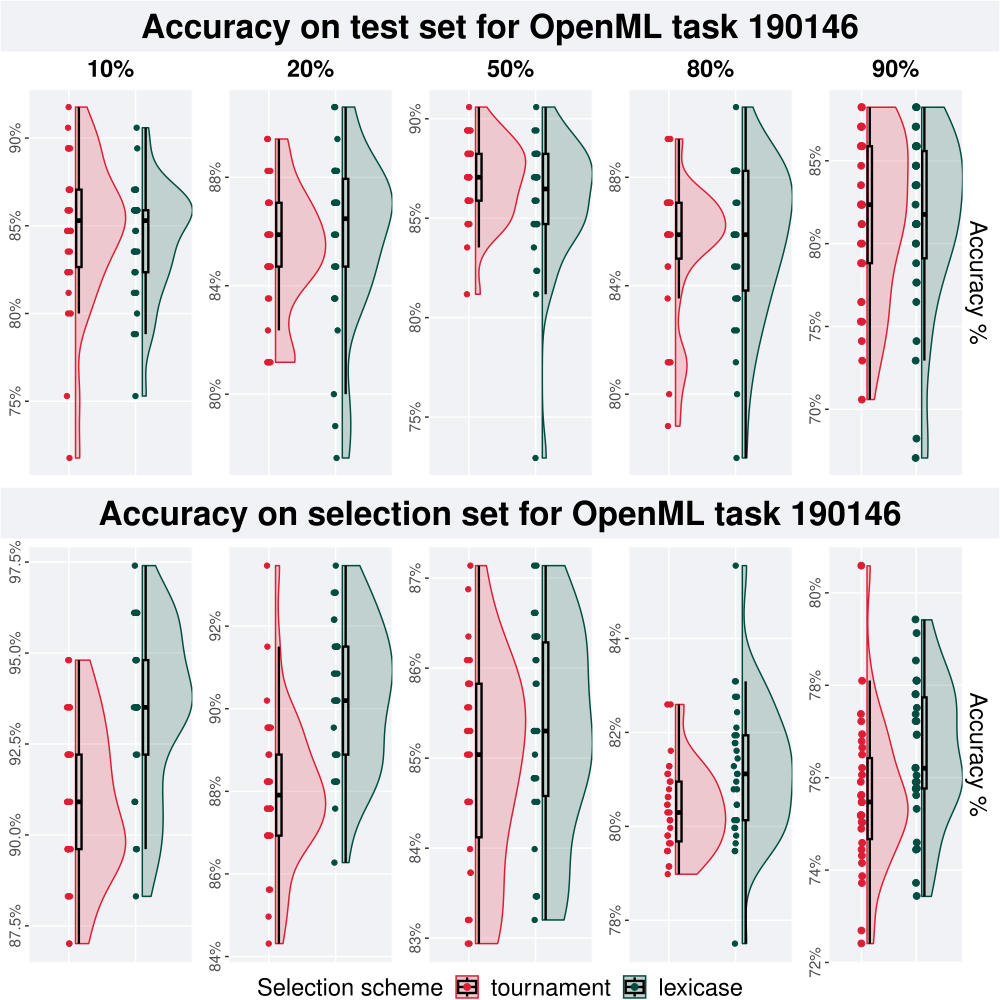

Reproduce this figure in R.
# task 190146
task = 190146

# 10% split
test_10p = test_plot(task, '10%')
train_10p = train_plot(task, '10%')

# 20% split
test_20p = test_plot(task, '20%')
train_20p = train_plot(task, '20%')

# 50% split
test_50p = test_plot(task, '50%')
train_50p = train_plot(task, '50%')

# 80% split
test_80p = test_plot(task, '80%')
train_80p = train_plot(task, '80%')

# 90% split
test_90p = test_plot_last_col(task, '90%')
train_90p = train_plot_last_col(task, '90%')

# get legend
legend <- cowplot::get_legend(
  train_90p +
    guides(
      shape=guide_legend(nrow=1,title="Selection scheme"),
      color=guide_legend(nrow=1,title="Selection scheme"),
      fill=guide_legend(nrow=1,title="Selection scheme")
    ) +
    theme(
      legend.position = "top",
      legend.box="verticle",
      legend.justification="center"
    )
)

# make a single row plot
test_row <- test_row_p(test_10p, test_20p, test_50p, test_80p, test_90p)

train_row = train_row_p(train_10p, train_20p, train_50p, train_80p, train_90p)

plot = plot_grid(
  ggdraw() + draw_label("Accuracy on test set for OpenML task 190146", fontface='bold', size = 24) + p_theme,
  test_row,
  ggdraw() + draw_label("Accuracy on selection set for OpenML task 190146", fontface='bold', size = 24) + p_theme,
  train_row,
  legend,
  nrow = 5,
  rel_heights = c(0.12,1.0,0.12,1.0,0.06)
)

save_plot(
  paste(filename ="task-190146.pdf"),
  plot,
  base_width=10,
  base_height=10
)
